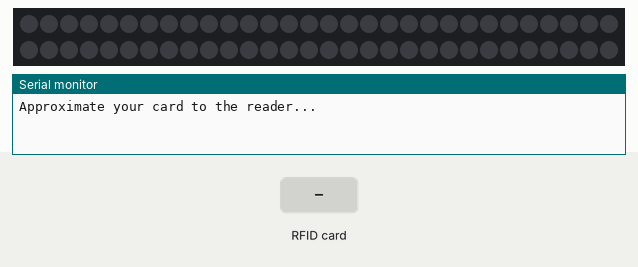
This sketch was run on a simulated Arduino Uno, built with avr-gcc and run on an emulated ATmega328P. Parts: 60 RGB LEDs in strip order, left to right, continuing on the next row, the last lines printed to the serial monitor. The test bench sets the inputs (shaded band).

Above: at 1.2 s.
1.3 s: RFID card D0 ED 92 10 held to the reader
At 2.4 s:
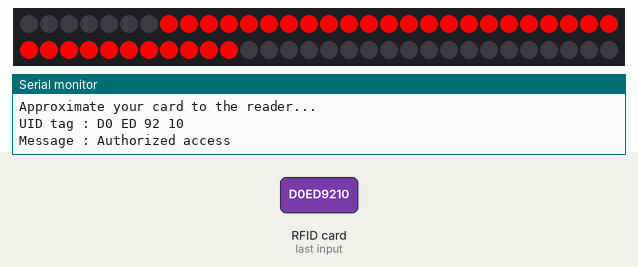
2.8 s: RFID card 0C 40 75 32 held to the reader
At 5.0 s:
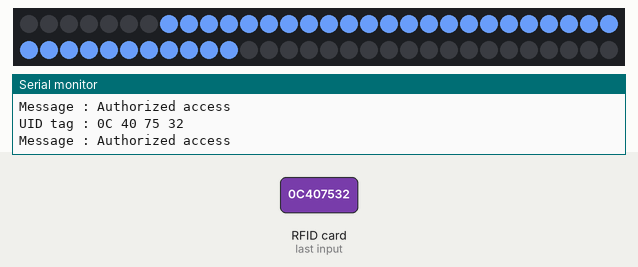
5.8 s: RFID card BC 96 74 33 held to the reader
At 8.7 s:
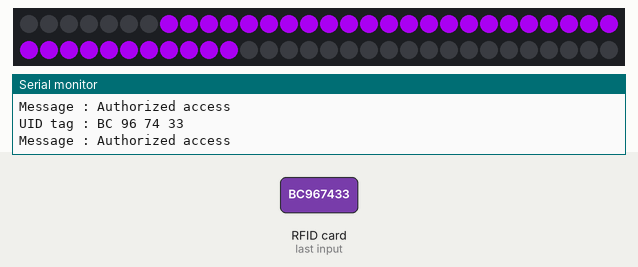
Timing chart, 0 to 10.2 s (numbered marks = the images above; inputs shaded):
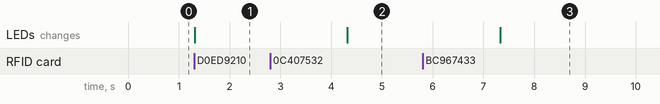

Measured:
- after the input at 1.3 s, the LEDs: change at once (image 1)
- after the input at 2.8 s, the LEDs: change after 1.5 s (image 2)
- after the input at 5.8 s, the LEDs: change after 1.5 s (image 3)

The sketch:

lantern.ino
```cpp
/*
 *
 * All the resources for this project: https://randomnerdtutorials.com/
 * Modified by Rui Santos
 *
 * Created by FILIPEFLOP
 *
 */

#include <SPI.h>
#include <MFRC522.h>
#include <FastLED.h>

#define NUM_LEDS 60
#define DATA_PIN 4
CRGB leds[NUM_LEDS];

#define SS_PIN 10
#define RST_PIN 5
MFRC522 mfrc522(SS_PIN, RST_PIN);   // Create MFRC522 instance.

void setup()
{
  Serial.begin(9600);   // Initiate a serial communication
  SPI.begin();      // Initiate  SPI bus
  mfrc522.PCD_Init();   // Initiate MFRC522
  Serial.println("Approximate your card to the reader...");
  Serial.println();
  FastLED.addLeds<NEOPIXEL, DATA_PIN>(leds, NUM_LEDS);
  for (int x = 0; x < 60; x++){
    leds[x] = CRGB:: Black;
  }
  FastLED.show();

}
void loop()
{
  // Look for new cards
  if ( ! mfrc522.PICC_IsNewCardPresent())
  {
    return;
  }
  // Select one of the cards
  if ( ! mfrc522.PICC_ReadCardSerial())
  {
    return;
  }
  //Show UID on serial monitor
  Serial.print("UID tag :");
  String content= "";
  byte letter;
  for (byte i = 0; i < mfrc522.uid.size; i++)
  {
     Serial.print(mfrc522.uid.uidByte[i] < 0x10 ? " 0" : " ");
     Serial.print(mfrc522.uid.uidByte[i], HEX);
     content.concat(String(mfrc522.uid.uidByte[i] < 0x10 ? " 0" : " "));
     content.concat(String(mfrc522.uid.uidByte[i], HEX));
  }
  Serial.println();
  Serial.print("Message : ");
  content.toUpperCase();
  if (content.substring(1) == "D0 ED 92 10") //change here the UID of the card/cards that you want to give access
  {
    Serial.println("Authorized access");
    Serial.println();
    for (int x = 7; x < 41; x++){
      leds[x] = CRGB:: Red;
    }
    FastLED.show();
    delay(3000);
  }
  else if (content.substring(1) == "0C 40 75 32") //change here the UID of the card/cards that you want to give access
  {
    Serial.println("Authorized access");
    Serial.println();
    for (int x = 7; x < 41; x++){
      leds[x] = CRGB:: CornflowerBlue;
    }
    FastLED.show();
    delay(3000);
  }
  else if (content.substring(1) == "BC 96 74 33") //change here the UID of the card/cards that you want to give access
  {
    Serial.println("Authorized access");
    Serial.println();
    for (int x = 7; x < 41; x++){
      leds[x] = CRGB:: DarkViolet;
    }
    FastLED.show();
    delay(3000);
  }

 else   {
    Serial.println(" Access denied");
    for (int x = 7; x < 41; x++){
      leds[x] = CRGB:: Black;
    }
    FastLED.show();
    delay(3000);
  }
}
```
